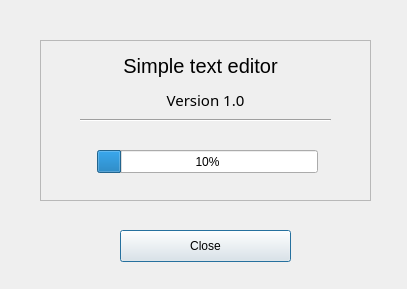
<?xml version="1.0" encoding="UTF-8"?>
<ui version="4.0">
 <class>AboutDialog</class>
 <widget class="QDialog" name="AboutDialog">
  <property name="windowModality">
   <enum>Qt::ApplicationModal</enum>
  </property>
  <property name="geometry">
   <rect>
    <x>0</x>
    <y>0</y>
    <width>407</width>
    <height>289</height>
   </rect>
  </property>
  <property name="sizePolicy">
   <sizepolicy hsizetype="Ignored" vsizetype="Ignored">
    <horstretch>0</horstretch>
    <verstretch>0</verstretch>
   </sizepolicy>
  </property>
  <property name="windowTitle">
   <string>About</string>
  </property>
  <widget class="QFrame" name="frame">
   <property name="geometry">
    <rect>
     <x>40</x>
     <y>40</y>
     <width>331</width>
     <height>161</height>
    </rect>
   </property>
   <property name="frameShape">
    <enum>QFrame::StyledPanel</enum>
   </property>
   <property name="frameShadow">
    <enum>QFrame::Raised</enum>
   </property>
   <widget class="QLabel" name="label">
    <property name="geometry">
     <rect>
      <x>50</x>
      <y>10</y>
      <width>221</width>
      <height>31</height>
     </rect>
    </property>
    <property name="font">
     <font>
      <pointsize>15</pointsize>
     </font>
    </property>
    <property name="text">
     <string>Simple text editor</string>
    </property>
    <property name="alignment">
     <set>Qt::AlignCenter</set>
    </property>
   </widget>
   <widget class="Line" name="line">
    <property name="geometry">
     <rect>
      <x>40</x>
      <y>70</y>
      <width>251</width>
      <height>20</height>
     </rect>
    </property>
    <property name="orientation">
     <enum>Qt::Horizontal</enum>
    </property>
   </widget>
   <widget class="QLabel" name="label_2">
    <property name="geometry">
     <rect>
      <x>40</x>
      <y>50</y>
      <width>251</width>
      <height>20</height>
     </rect>
    </property>
    <property name="font">
     <font>
      <family>.SF NS Text</family>
      <pointsize>11</pointsize>
     </font>
    </property>
    <property name="text">
     <string>Version 1.0</string>
    </property>
    <property name="alignment">
     <set>Qt::AlignCenter</set>
    </property>
   </widget>
   <widget class="QProgressBar" name="progressBar">
    <property name="geometry">
     <rect>
      <x>57</x>
      <y>110</y>
      <width>221</width>
      <height>23</height>
     </rect>
    </property>
    <property name="maximum">
     <number>221</number>
    </property>
    <property name="value">
     <number>24</number>
    </property>
   </widget>
  </widget>
  <widget class="QPushButton" name="pushButton">
   <property name="geometry">
    <rect>
     <x>120</x>
     <y>230</y>
     <width>171</width>
     <height>32</height>
    </rect>
   </property>
   <property name="text">
    <string>Close</string>
   </property>
  </widget>
 </widget>
 <resources/>
 <connections/>
</ui>
